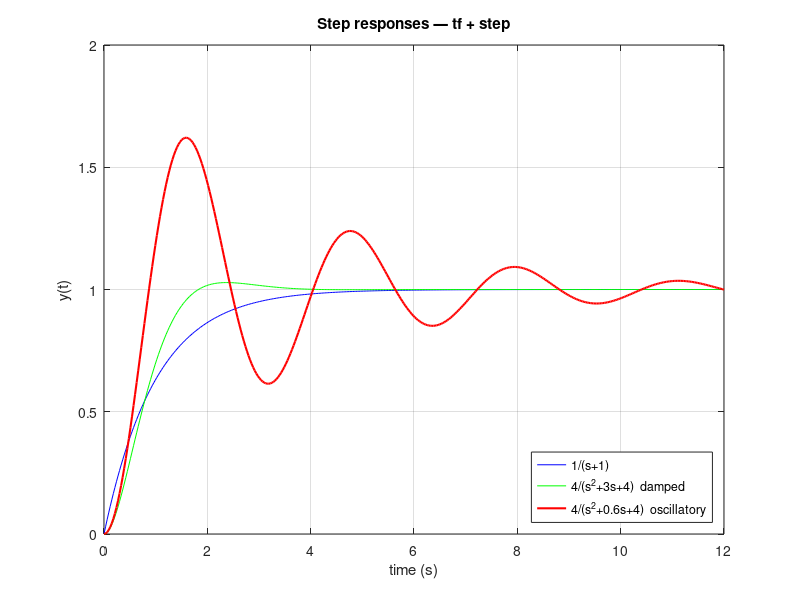

Source code (MATLAB):
% step_response.m
% Compare step responses of three classic LTI systems built with tf:
%   • first-order  G1(s) = 1 / (s + 1)
%   • second-order, well-damped     G2(s) = 4 / (s^2 + 3s + 4)
%   • second-order, under-damped    G3(s) = 4 / (s^2 + 0.6s + 4)



clear
close all

G1 = tf(1, [1, 1]);
G2 = tf(4, [1, 3, 4]);
G3 = tf(4, [1, 0.6, 4]);

t = linspace(0, 12, 400);
y1 = step(G1, t);
y2 = step(G2, t);
y3 = step(G3, t);

figure;
plot(t, y1, 'b', t, y2, 'g', t, y3, 'r', 'LineWidth', 1.5);
grid on;
xlabel('time (s)'); ylabel('y(t)');
legend('1/(s+1)', '4/(s^2+3s+4)  damped', '4/(s^2+0.6s+4)  oscillatory', ...
       'location', 'southeast');
title('Step responses — tf + step');
